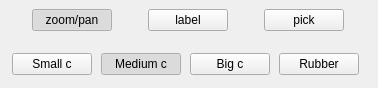
<?xml version="1.0" encoding="UTF-8"?>
<ui version="4.0">
 <class>ModeWidget</class>
 <widget class="QWidget" name="ModeWidget">
  <property name="geometry">
   <rect>
    <x>0</x>
    <y>0</y>
    <width>378</width>
    <height>88</height>
   </rect>
  </property>
  <property name="sizePolicy">
   <sizepolicy hsizetype="Preferred" vsizetype="Preferred">
    <horstretch>0</horstretch>
    <verstretch>0</verstretch>
   </sizepolicy>
  </property>
  <property name="windowTitle">
   <string>Form</string>
  </property>
  <layout class="QVBoxLayout" name="verticalLayout">
   <property name="spacing">
    <number>0</number>
   </property>
   <property name="leftMargin">
    <number>0</number>
   </property>
   <property name="topMargin">
    <number>0</number>
   </property>
   <property name="rightMargin">
    <number>0</number>
   </property>
   <property name="bottomMargin">
    <number>0</number>
   </property>
   <item>
    <layout class="QHBoxLayout" name="horizontalLayout">
     <property name="leftMargin">
      <number>9</number>
     </property>
     <property name="topMargin">
      <number>9</number>
     </property>
     <property name="rightMargin">
      <number>9</number>
     </property>
     <property name="bottomMargin">
      <number>9</number>
     </property>
     <item>
      <widget class="QPushButton" name="zoomButton">
       <property name="sizePolicy">
        <sizepolicy hsizetype="Maximum" vsizetype="Fixed">
         <horstretch>0</horstretch>
         <verstretch>0</verstretch>
        </sizepolicy>
       </property>
       <property name="toolTip">
        <string>zoom/pan</string>
       </property>
       <property name="text">
        <string>zoom/pan</string>
       </property>
       <property name="icon">
        <iconset resource="../gerbil.qrc">
         <normaloff>:/basic/zoom</normaloff>:/basic/zoom</iconset>
       </property>
       <property name="checkable">
        <bool>true</bool>
       </property>
       <property name="checked">
        <bool>true</bool>
       </property>
      </widget>
     </item>
     <item>
      <spacer name="horizontalSpacer">
       <property name="sizePolicy">
        <sizepolicy hsizetype="Maximum" vsizetype="Minimum">
         <horstretch>0</horstretch>
         <verstretch>0</verstretch>
        </sizepolicy>
       </property>
       <property name="orientation">
        <enum>Qt::Horizontal</enum>
       </property>
       <property name="sizeType">
        <enum>QSizePolicy::Maximum</enum>
       </property>
       <property name="sizeHint" stdset="0">
        <size>
         <width>13</width>
         <height>20</height>
        </size>
       </property>
      </spacer>
     </item>
     <item>
      <widget class="QPushButton" name="labelButton">
       <property name="sizePolicy">
        <sizepolicy hsizetype="Maximum" vsizetype="Fixed">
         <horstretch>0</horstretch>
         <verstretch>0</verstretch>
        </sizepolicy>
       </property>
       <property name="toolTip">
        <string>edit label</string>
       </property>
       <property name="text">
        <string>label</string>
       </property>
       <property name="icon">
        <iconset resource="../gerbil.qrc">
         <normaloff>:/basic/pencil</normaloff>:/basic/pencil</iconset>
       </property>
       <property name="checkable">
        <bool>true</bool>
       </property>
      </widget>
     </item>
     <item>
      <spacer name="horizontalSpacer_2">
       <property name="sizePolicy">
        <sizepolicy hsizetype="Maximum" vsizetype="Minimum">
         <horstretch>0</horstretch>
         <verstretch>0</verstretch>
        </sizepolicy>
       </property>
       <property name="orientation">
        <enum>Qt::Horizontal</enum>
       </property>
       <property name="sizeType">
        <enum>QSizePolicy::Maximum</enum>
       </property>
       <property name="sizeHint" stdset="0">
        <size>
         <width>13</width>
         <height>20</height>
        </size>
       </property>
      </spacer>
     </item>
     <item>
      <widget class="QPushButton" name="pickButton">
       <property name="sizePolicy">
        <sizepolicy hsizetype="Maximum" vsizetype="Fixed">
         <horstretch>0</horstretch>
         <verstretch>0</verstretch>
        </sizepolicy>
       </property>
       <property name="toolTip">
        <string>pick labels</string>
       </property>
       <property name="text">
        <string>pick</string>
       </property>
       <property name="icon">
        <iconset resource="../gerbil.qrc">
         <normaloff>:/basic/picker</normaloff>:/basic/picker</iconset>
       </property>
       <property name="checkable">
        <bool>true</bool>
       </property>
      </widget>
     </item>
    </layout>
   </item>
   <item>
    <widget class="QWidget" name="labelModeWidget" native="true">
     <layout class="QHBoxLayout" name="horizontalLayout_3">
      <item>
       <widget class="QPushButton" name="smallCurButton">
        <property name="enabled">
         <bool>true</bool>
        </property>
        <property name="sizePolicy">
         <sizepolicy hsizetype="Maximum" vsizetype="Fixed">
          <horstretch>0</horstretch>
          <verstretch>0</verstretch>
         </sizepolicy>
        </property>
        <property name="text">
         <string>Small c</string>
        </property>
        <property name="checkable">
         <bool>true</bool>
        </property>
        <property name="checked">
         <bool>false</bool>
        </property>
       </widget>
      </item>
      <item>
       <widget class="QPushButton" name="mediumCurButton">
        <property name="enabled">
         <bool>true</bool>
        </property>
        <property name="sizePolicy">
         <sizepolicy hsizetype="Maximum" vsizetype="Fixed">
          <horstretch>0</horstretch>
          <verstretch>0</verstretch>
         </sizepolicy>
        </property>
        <property name="text">
         <string>Medium c</string>
        </property>
        <property name="checkable">
         <bool>true</bool>
        </property>
        <property name="checked">
         <bool>true</bool>
        </property>
       </widget>
      </item>
      <item>
       <widget class="QPushButton" name="bigCurButton">
        <property name="enabled">
         <bool>true</bool>
        </property>
        <property name="sizePolicy">
         <sizepolicy hsizetype="Maximum" vsizetype="Fixed">
          <horstretch>0</horstretch>
          <verstretch>0</verstretch>
         </sizepolicy>
        </property>
        <property name="text">
         <string>Big c</string>
        </property>
        <property name="checkable">
         <bool>true</bool>
        </property>
       </widget>
      </item>
      <item>
       <widget class="ActionButton" name="rubberButton">
        <property name="sizePolicy">
         <sizepolicy hsizetype="Maximum" vsizetype="Fixed">
          <horstretch>0</horstretch>
          <verstretch>0</verstretch>
         </sizepolicy>
        </property>
        <property name="text">
         <string>Rubber</string>
        </property>
        <property name="checkable">
         <bool>true</bool>
        </property>
       </widget>
      </item>
      <item>
       <spacer name="horizontalSpacer_3">
        <property name="orientation">
         <enum>Qt::Horizontal</enum>
        </property>
       </spacer>
      </item>
     </layout>
    </widget>
   </item>
  </layout>
 </widget>
 <customwidgets>
  <customwidget>
   <class>ActionButton</class>
   <extends>QPushButton</extends>
   <header>actionbutton.h</header>
  </customwidget>
 </customwidgets>
 <resources>
  <include location="../gerbil.qrc"/>
 </resources>
 <connections/>
</ui>
